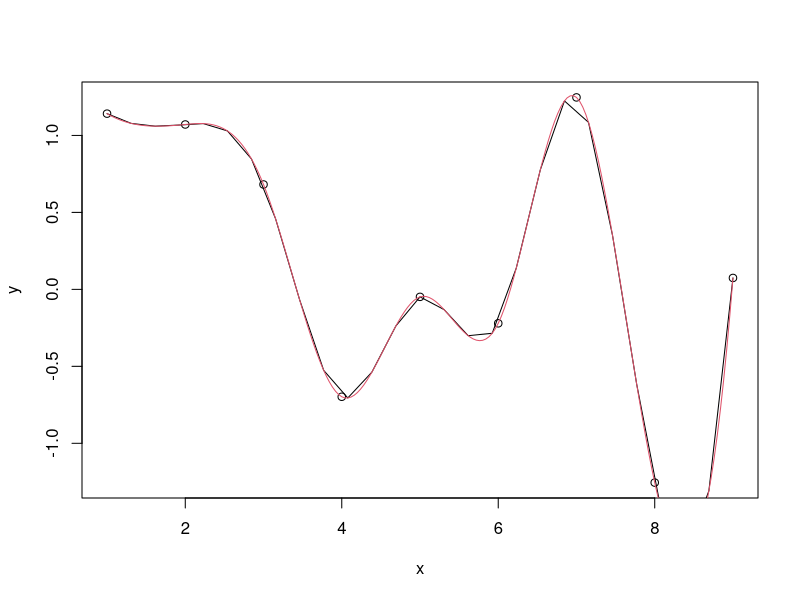

Write the R code that produced this figure.
#Create data
x <- 1:9
y <- rnorm(9)

#Create plot
plot(x, y)

#Create spline variable
spline <- spline(x, y) 
lines(spline)
lines(spline(x, y, n = 201), col = 2)